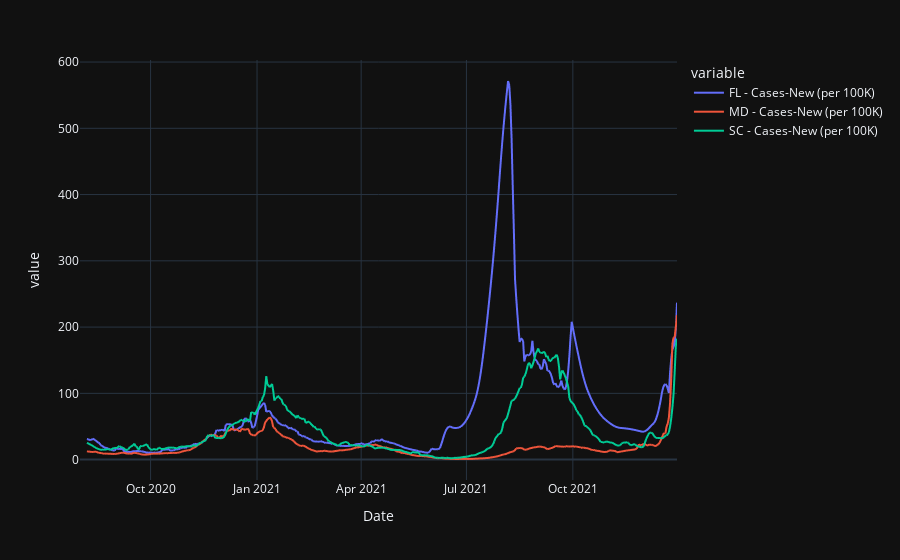

The cell this chart's notebook holds for it:
### Code cell
plot_df_smooth = plot_df.rolling(7).mean()

px.line(plot_df_smooth[[c for c in plot_df.columns if 'per 100' in c]])

### Figure 1 — Plotly figure (JSON) as saved in the notebook; plotly's stock layout.template omitted (floating-point values rounded to 4 significant figures; data arrays with more than 128 entries replaced by an {"elided": "..."} marker saying what was removed)
{"data": [{"hovertemplate": "variable=FL - Cases-New (per 100K)<br>Date=%{x}<br>value=%{y}<extra></extra>", "legendgroup": "FL - Cases-New (per 100K)", "line": {"color": "#636efa", "dash": "solid"}, "mode": "lines", "name": "FL - Cases-New (per 100K)", "showlegend": true, "type": "scattergl", "x": {"elided": "517 str values"}, "xaxis": "x", "y": {"elided": "517 float values"}, "yaxis": "y"}, {"hovertemplate": "variable=MD - Cases-New (per 100K)<br>Date=%{x}<br>value=%{y}<extra></extra>", "legendgroup": "MD - Cases-New (per 100K)", "line": {"color": "#EF553B", "dash": "solid"}, "mode": "lines", "name": "MD - Cases-New (per 100K)", "showlegend": true, "type": "scattergl", "x": {"elided": "517 str values"}, "xaxis": "x", "y": {"elided": "517 float values"}, "yaxis": "y"}, {"hovertemplate": "variable=SC - Cases-New (per 100K)<br>Date=%{x}<br>value=%{y}<extra></extra>", "legendgroup": "SC - Cases-New (per 100K)", "line": {"color": "#00cc96", "dash": "solid"}, "mode": "lines", "name": "SC - Cases-New (per 100K)", "showlegend": true, "type": "scattergl", "x": {"elided": "517 str values"}, "xaxis": "x", "y": {"elided": "517 float values"}, "yaxis": "y"}], "layout": {"legend": {"title": {"text": "variable"}, "tracegroupgap": 0}, "margin": {"t": 60}, "xaxis": {"anchor": "y", "domain": [0, 1], "title": {"text": "Date"}}, "yaxis": {"anchor": "x", "domain": [0, 1], "title": {"text": "value"}}}}
